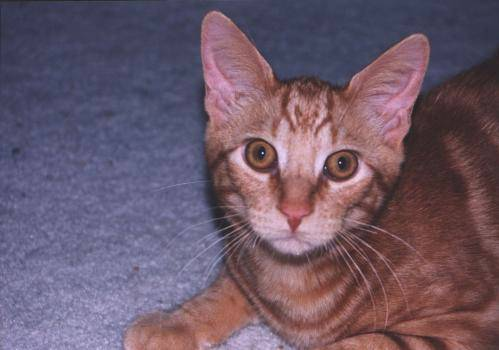
#> input picture 7 - Задача классификации Метод опорных векторов (SVM)/train/cat.107.jpg, 499 x 350 px; its folder holds only this picture in this run
$ jupyter execute --allow-errors task7.ipynb
#> lines starting #> are read from the running program, lines starting #| are printed output that depends on the picture
[cell 1]
from sklearn.preprocessing import LabelEncoder
from sklearn.svm import LinearSVC
from sklearn.metrics import classification_report
from sklearn.model_selection import train_test_split
from IPython.display import Image
from imutils import paths
import numpy as np
import cv2
import os
from sklearn.metrics import f1_score

[cell 2]
def extract_histogram(image, bins = (8, 8, 8)):
    hist = cv2.calcHist([image], [0, 1, 2], None, bins, [0, 256, 0, 256, 0, 256])
    cv2.normalize(hist, hist)
    return hist.flatten()
imagePaths = sorted(list(paths.list_images("train")))
data = []
labels = []
for (i, imagePath) in enumerate(imagePaths):
    image = cv2.imread(imagePath, 1)
#> image is the input picture: shape (350, 499, 3); mean B, G, R 105.6, 89.1, 108.8
    label = imagePath.split(os.path.sep)[-1].split(".")[0]
    hist = extract_histogram(image)
#> hist = 512 values, max 0.522 at index 210, min 0 at index 3, mean 0.00768
    data.append(hist)
    labels.append(label)
le = LabelEncoder()
labels = le.fit_transform(labels)
#> (the rest of this cell did not finish here and is left out)

#> (a cell that did not finish here is left out)

#> (a cell that did not finish here is left out)

#> (a cell that did not finish here is left out)

#> (a cell that did not finish here is left out)

В ответах далее:

    `array([0])` - ответ 0
    `array([1])` - ответ 1

[cell 7]
singleImage = cv2.imread('test/cat.1046.jpg') # имя первой картинки
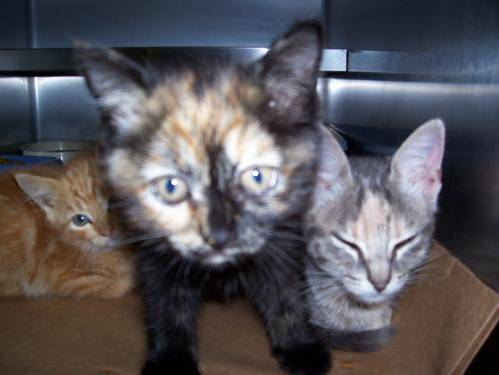
#> input picture 7 - Задача классификации Метод опорных векторов (SVM)/test/cat.1046.jpg, 499 x 375 px
#> singleImage is the input picture: shape (375, 499, 3); mean B, G, R 88.6, 83.8, 87.3
histt = extract_histogram(singleImage)
#> histt = 512 values, max 0.562 at index 73, min 0 at index 2, mean 0.0089
histt2 = histt.reshape(1, -1)
#> (the rest of this cell did not finish here and is left out)

[cell 8]
singleImage = cv2.imread('test/dog.1016.jpg') # имя второй картинки
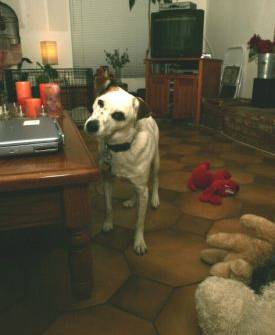
#> input picture 7 - Задача классификации Метод опорных векторов (SVM)/test/dog.1016.jpg, 275 x 335 px
#> singleImage is the input picture: shape (335, 275, 3); mean B, G, R 60.1, 84, 94
histt = extract_histogram(singleImage)
#> histt = 512 values, max 0.781 at index 73, min 0 at index 5, mean 0.00577
histt2 = histt.reshape(1, -1)
#> (the rest of this cell did not finish here and is left out)

[cell 9]
singleImage = cv2.imread('test/cat.1028.jpg') # имя третьей картинки
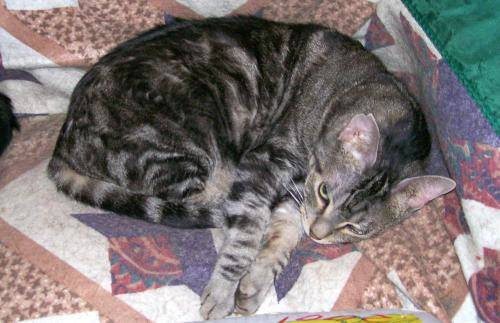
#> input picture 7 - Задача классификации Метод опорных векторов (SVM)/test/cat.1028.jpg, 500 x 323 px
#> singleImage is the input picture: shape (323, 500, 3); mean B, G, R 114.9, 115.9, 124.3
histt = extract_histogram(singleImage)
#> histt = 512 values, max 0.474 at index 73, min 0 at index 2, mean 0.00893
histt2 = histt.reshape(1, -1)
#> (the rest of this cell did not finish here and is left out)

[cell 10]
singleImage = cv2.imread('test/cat.1032.jpg') # имя четвертой картинки
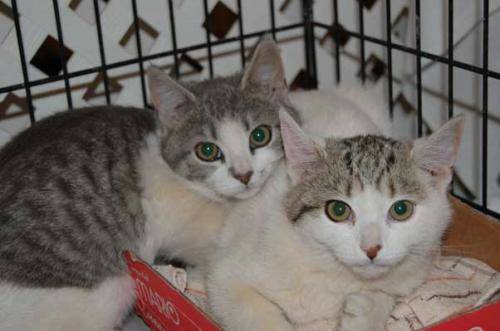
#> input picture 7 - Задача классификации Метод опорных векторов (SVM)/test/cat.1032.jpg, 500 x 331 px
#> singleImage is the input picture: shape (331, 500, 3); mean B, G, R 100.3, 105.1, 113.1
histt = extract_histogram(singleImage)
#> histt = 512 values, max 0.766 at index 292, min 0 at index 6, mean 0.00597
histt2 = histt.reshape(1, -1)
#> (the rest of this cell did not finish here and is left out)
